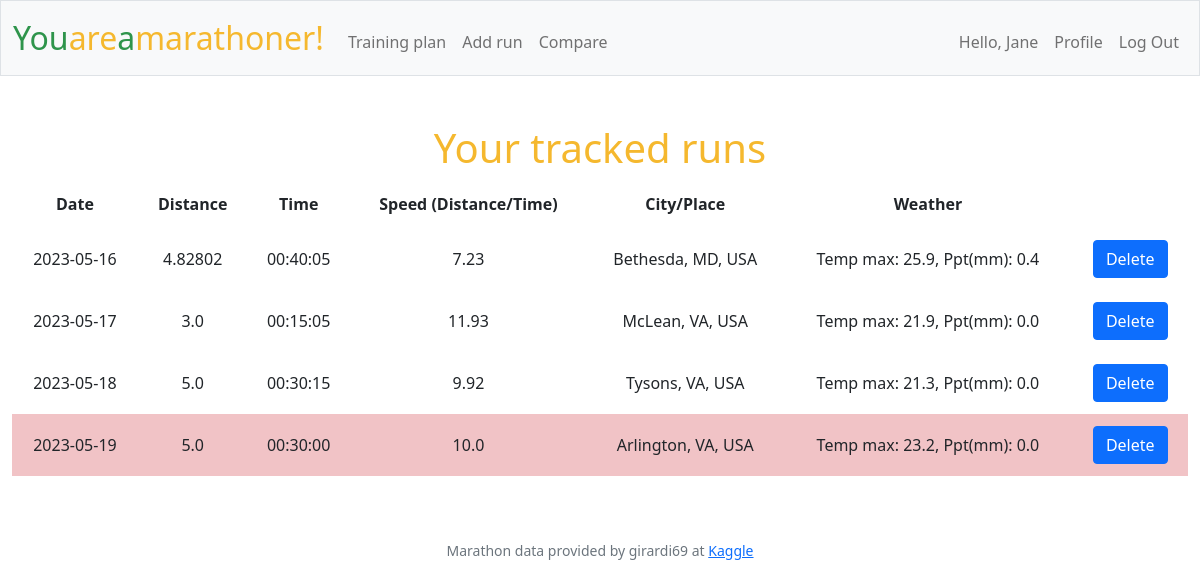
Page / (signed in) on the earlier database version.
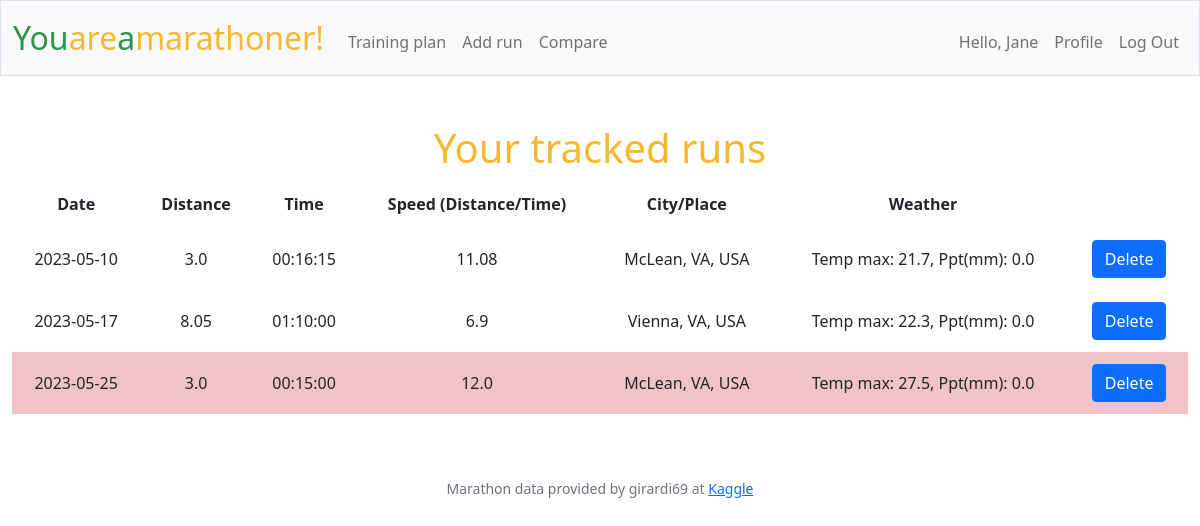
Same page on the later database version.
### tables this page shows
CREATE TABLE runs (
id INTEGER PRIMARY KEY AUTOINCREMENT NOT NULL,
    user_id INTEGER,
    rundate DATETIME NOT NULL DEFAULT CURRENT_TIMESTAMP,
    distance REAL NOT NULL,
    runtime TEXT NOT NULL,
    speed REAL NOT NULL,
    weather TEXT, city TEXT,
    FOREIGN KEY (user_id) REFERENCES users (id));

### app.py (the view)
@app.route("/", methods=["GET"])
@login_required
def index():
    runs = get_user_runs(session["user_id"], cursordb)
    today = date.today()
    flash_message = False
    if len(runs) != 0:
        flash_message = True
    return render_template("layout.html", flash_message = flash_message, runs = runs, futuredate = today)

### app.py (called while the page is built)
@app.after_request
def after_request(response):
    response.headers["Cache-Control"] = "no-cache, no-store, must-revalidate"
    response.headers["Expires"] = 0
    response.headers["Pragma"] = "no-cache"
    return response

### supportfunctions.py (called while the page is built)
def login_required(f):
    @wraps(f)
    def decorated_function(*args, **kwargs):
        if session.get("user_id") is None:
            return redirect("/login")
        return f(*args, **kwargs)
    return decorated_function

def convert_to_date(datestr):
    return datetime.strptime(datestr, "%Y-%m-%d").date()

### templates/layout.html (shortened to what this page needs)
<!DOCTYPE html>
<html lang="en">
    <head>
        <link href="https://cdn.jsdelivr.net/npm/bootstrap@5.1.3/dist/css/bootstrap.min.css"
 rel="stylesheet">
        <link href="/static/styles.css" rel="stylesheet">
    </head>
    <body>
        <nav class="bg-light border navbar navbar-expand-md navbar-light">
            <div class="container-fluid">
                <a class="navbar-brand" href="/"><span class="green">You</span><span class="yellow">are</span><span class="green">a</span><span class="yellow">marathoner!</span></a>
                <div class="collapse navbar-collapse" id="navbar">
                    {% if session["user_id"] %}
                    <ul class="navbar-nav me-auto mt-2">
                        <li class="nav-item"><a class="nav-link" href="/plan">Training plan</a></li>
                        <li class="nav-item"><a class="nav-link" href="/addrun">Add run</a></li>
                        <li class="nav-item"><a class="nav-link" href="/compare">Compare</a></li>
                    </ul>
                    <ul class="navbar-nav ms-auto mt-2">
                        <li class="nav-link">Hello, {{ session["username"] }}</li>
                        <li class="nav-item"><a class="nav-link" href="/profile">Profile</a></li>
                        <li class="nav-item"><a class="nav-link" href="/logout">Log Out</a></li>
                    </ul>
                    {% else %}
                    <ul class="navbar-nav ms-auto mt-2">
                        <li class="nav-item"><a class="nav-link" href="/register">Register</a></li>
                        <li class="nav-item"><a class="nav-link" href="/login">Log In</a></li>
                    </ul>
                    {% endif %}
                </div>
            </div>
        </nav>
        <main class="container-fluid py-5 text-center">
                {% block main %}
                {% if session["user_id"] %}
                    {% if flash_message == True %}
                        <h1>Your tracked runs</h1>
                        <table>
                            <thead>
                                <tr>
                                    <th>Date</th>
                                    <th>Distance</th>
                                    <th>Time</th>
                                    <th>Speed (Distance/Time)</th>
                                    <th>City/Place</th>
                                    <th>Weather</th>
                                </tr>
                            </thead>
                            <tbody>
                                {% for run in runs %}
                                <tr {% if run.date|convertdate > futuredate %} class="futuredate" {% endif %}>
                                    <td>{{ run.date }}</td>
                                    <td>{{ run.distance }}</td>
                                    <td>{{ run.time}}</td>
                                    <td>{{ run.speed }}</td>
                                    <td>{{ run.city }}</td>
                                    <td>{{ run.weather }}</td>
                                    <td><button type="button" onclick="deleteTableRow('{{ run.id }}')" class="btn btn-primary">Delete</button></td>
                                </tr>
                                {% endfor %}
                            </tbody>
                        </table>
                    {% else %}
                        <h1>Your tracked runs</h1>
                        <h2>No runs yet tracked, stay put!</h2>
                    {% endif %}
                {% else %}
                        <h1>Login or register to start running!</h1>
                {% endif %}
                {% endblock %}
        </main>
        <footer class="mb-5 small text-center text-muted">
            Marathon data provided by girardi69 at <a
                href="https://www.kaggle.com/datasets/girardi69/marathon-time-predictions" target="_blank" rel="noopener noreferrer">Kaggle</a>
        </footer>
    </body>
</html>

### static/styles.css (style rules this page uses)
.futuredate { background-color:#f1c3c6; }
nav .navbar-brand { font-size: xx-large; }
nav .navbar-brand .yellow, h1, h2 { color: #f5b82e; }
nav .navbar-brand .green { color: #2e944b; }
table { background-color: transparent; margin-bottom: 1rem; width: 100%; }
table th, table td { padding: 0.75rem; vertical-align: middle; }

Differences in the rows shown:
removed runs: date "2023-05-16", distance "4.82802", time "00:40:05", speed "7.23", city "Bethesda, MD, USA", weather "Temp max: 25.9, Ppt(mm): 0.4"
removed runs: date "2023-05-17", distance "3.0", time "00:15:05", speed "11.93", city "McLean, VA, USA", weather "Temp max: 21.9, Ppt(mm): 0.0"
removed runs: date "2023-05-18", distance "5.0", time "00:30:15", speed "9.92", city "Tysons, VA, USA", weather "Temp max: 21.3, Ppt(mm): 0.0"
removed runs: date "2023-05-19", distance "5.0", time "00:30:00", speed "10.0", city "Arlington, VA, USA", weather "Temp max: 23.2, Ppt(mm): 0.0"
added runs: date "2023-05-10", distance "3.0", time "00:16:15", speed "11.08", city "McLean, VA, USA", weather "Temp max: 21.7, Ppt(mm): 0.0"
added runs: date "2023-05-17", distance "8.05", time "01:10:00", speed "6.9", city "Vienna, VA, USA", weather "Temp max: 22.3, Ppt(mm): 0.0"
added runs: date "2023-05-25", distance "3.0", time "00:15:00", speed "12.0", city "McLean, VA, USA", weather "Temp max: 27.5, Ppt(mm): 0.0"
